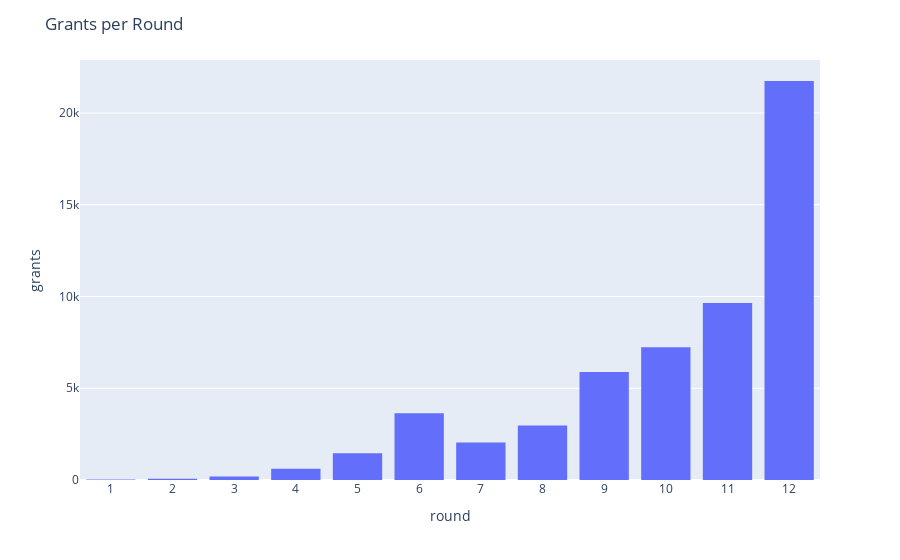

Notebook code cell kept with this figure:
### Code cell
fig = px.histogram(
    df,
    x='round_number',
    y='round_number'
)

fig.update_layout({
    'showlegend': False,
    'title': 'Grants per Round',
    'xaxis_title': 'round',
    'yaxis_title': 'grants',
    'xaxis_dtick': 1,
    'bargap': 0.2,
})

fig.show()

### Figure 1 — Plotly figure (JSON) as saved in the notebook; plotly's stock layout.template omitted (floating-point values rounded to 4 significant figures; data arrays with more than 128 entries replaced by an {"elided": "..."} marker saying what was removed)
{"data": [{"alignmentgroup": "True", "bingroup": "x", "histfunc": "sum", "hovertemplate": "round_number=%{x}<br>sum of round_number=%{y}<extra></extra>", "legendgroup": "", "marker": {"color": "#636efa", "pattern": {"shape": ""}}, "name": "", "offsetgroup": "", "orientation": "v", "showlegend": false, "type": "histogram", "x": {"elided": "5906 int values"}, "xaxis": "x", "y": {"elided": "5906 int values"}, "yaxis": "y"}], "layout": {"bargap": 0.2, "barmode": "relative", "legend": {"tracegroupgap": 0}, "margin": {"t": 60}, "showlegend": false, "title": {"text": "Grants per Round"}, "xaxis": {"anchor": "y", "domain": [0, 1], "dtick": 1, "title": {"text": "round"}}, "yaxis": {"anchor": "x", "domain": [0, 1], "title": {"text": "grants"}}}}
